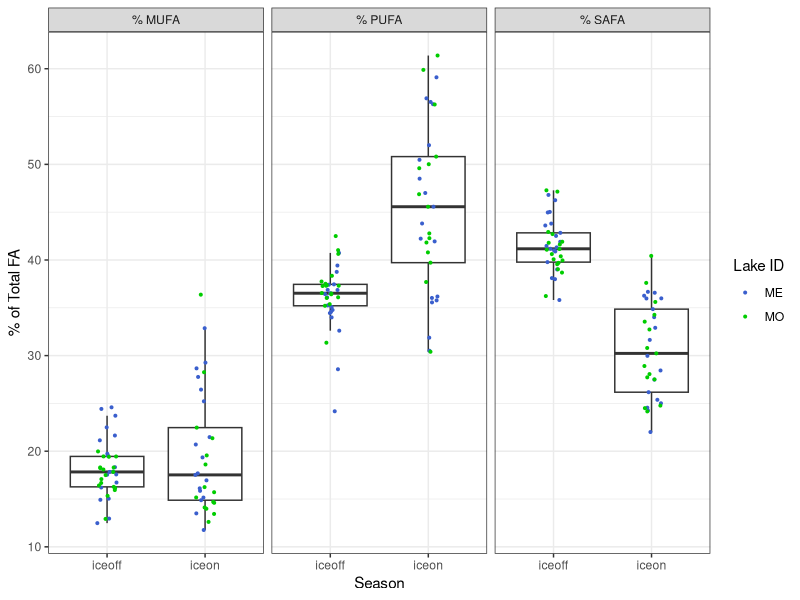
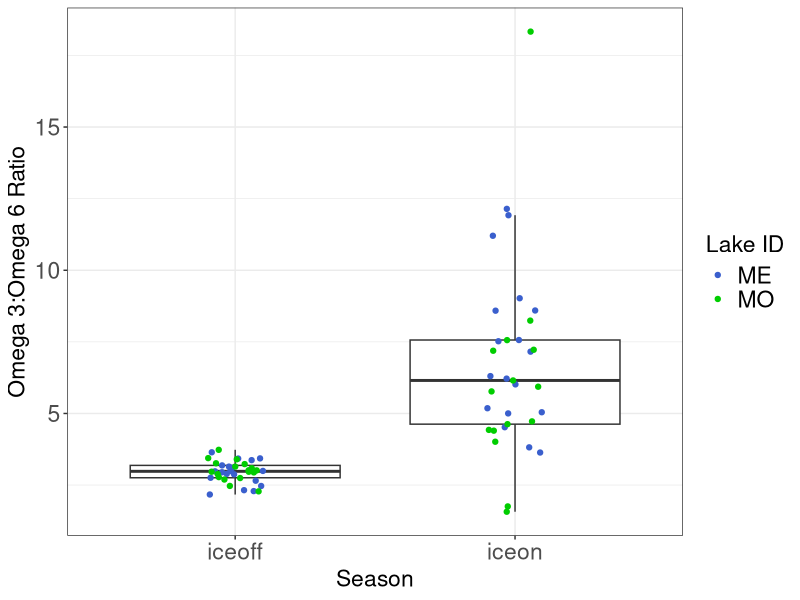
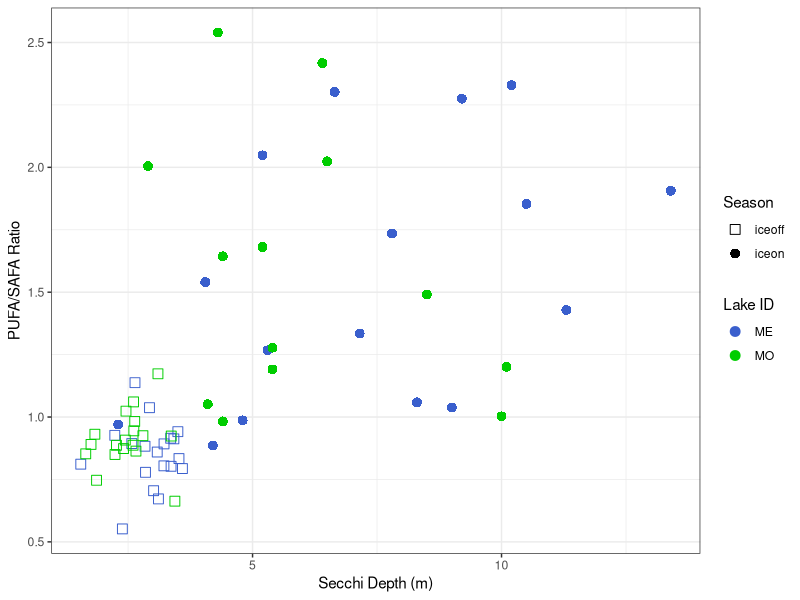

Source code (R) for these figures, in order:
# ============================================================== #
## ========================= OVERVIEW ========================= ##
# ============================================================== #

# Looking at iceon/iceoff community FA profiles
# Only using Lakes Mendota and Monona from LTER,
# as they have equivalent iceon/iceoff paired data
# Using AG PLoS paper FA dataset, with some aggregation/crosswalking
# to match LTER data.

# ============================================================== #
## =================== DATA WRANGLING STEPS =================== ##
# ============================================================== #

# 1) LTER data - read in, format dates, keep only ME/MO
# 2) read in iceon/iceoff data (ecology letters paper)
# 3) tag LTER data with season, keep only iceon/iceoff
# 4) aggregate LTER samples to month (mean taxa biomass by lake/year/month)
# 5) identify genera <5% of any sample - remove these genera
# 6) calculate dry weight (20% of wet weight)
# 7) read in FA PLoS data - keep freshwater, proportion data
# --> 7.5) fix FA/LTER group/division matches (see crosswalk.xlsx)
# 8) aggregate FA to genus and division level profiles
# 9) aggregate biomass to genus level
# 10) tag LTER data with whether has matching division/Group or genus in FA data
# 11) merge LTER with FA data (genus, division, NA matches)
# 12) weight FA data by biomass dry weight / total biomass 
#     (genus-level FA, independent of biomass)
# 13) aggregated weighted to community level 
# 14) plotted MUFA/PUFA/SAFA by Lake & Season; plotted Omega3:6 by Lake & Season
# 15) read in FA Secchi data and plot PUFA/SAFA ~ Secchi



# ============================================================== #
## ====================== SCRIPT BEGINS ======================= ##
# ============================================================== #

#load packages
library(dplyr)
library(reshape2)
library(tidyr)
library(lubridate)
library(vegan)
library(RColorBrewer)
library(ggplot2)

# ============================================================================
# ----> read in LTER phyto data

#read in, format dates so can stack ok 

madison <- read.csv("../Data/ntl88_v7.csv", stringsAsFactors = FALSE) %>%
  mutate(date = as.Date(sampledate, format = "%m/%d/%Y")) %>%
  select(-sampledate)

#only madison lakes have matching iceon/iceoff data
lter_lakes <- madison %>%
  filter(lakeid %in% c("MO", "ME"))

#keep only necessary files
lter_lakes <- lter_lakes %>%
  mutate(month = month(date),
         year = year(date)) %>%
  select(lakeid, year, month, date, sta, depth_range,
         division, genus, taxa_name, biomass_conc)

#=============================================================================
# ----> read in under ice data, for ice on/off timing
seasons_orig <- read.csv("../Data/under_ice_data.csv", stringsAsFactors = FALSE)

#keep only wisconsin, cols of interest, make start and end full dates
seasons_wisc <- seasons_orig %>%
  filter(lakeregloc == "Wisconsin") %>%
  select(year, season, lakename, lakeregloc,
         startday, startmonth, startyear,
         endday, endmonth, endyear) %>% #,
  #iceduration, periodn, photicdepth,
  #icedepth, snowdepth, airtemp) %>%
  mutate(startmonum = match(startmonth, month.abb),
         endmonum = match(endmonth, month.abb)) %>%
  mutate(startdate = paste(startyear, startmonum, startday, sep = "-"),
         enddate = paste(endyear, endmonum, endday, sep = "-"))

#unique(seasons_wisc$lakename)
#unique(lter_lakes$lakeid) %>% sort()

#make lakeid to match
seasons_lakes <- seasons_wisc %>%
  mutate(lakeid = ifelse(lakename == "Lake Mendota", "ME", NA),
         lakeid = ifelse(lakename == "Lake Monona", "MO", lakeid)) %>%
  select(season, lakeid, year, startdate, enddate) %>%
  filter(lakeid %in% c("ME", "MO"))

# Note: we are losing the 2014/2015/2016 data by using this to subset
# we may want to go back to raw LTER ice data to get 2014/2015/2016 iceon/iceoff dates

#=============================================================================
# ----> LTER ice duration data (for seasons)

#this gets the ice, but we don't have the summer stratified period
#(which is problematic...)

#read in LTER ice duration data
duration <- read.csv("../Data/ntl33_v4.csv", stringsAsFactors = FALSE)

#look like what we need
head(duration)

#keep only relevant info
duration_relevant <- duration %>%
  #only interested in Mendota, Monona
  filter(lakeid %in% c("ME", "MO")) %>%
  #can narrow down year range
  filter(year4 >= 1990)

#not sure what to do about this

#=============================================================================
# ----> tag data with season

lter_dates_only <- lter_lakes %>%
  select(lakeid, year, date) %>%
  unique() %>%
  rename(sample_year = year) %>%
  arrange(lakeid, sample_year)

#make seasons wide format to can have column "start", "sample", and "end" dates
seasons_lakes_wide <- seasons_lakes %>%
  melt(id.vars = c("lakeid", "year", "season"),
       variable.name = "category", value.name = "date") %>%
  mutate(seasons_category = paste(season, category, sep = "_")) %>%
  select(-season, -category) %>%
  dcast(lakeid + year ~ seasons_category, value.var = "date") %>%
  rename(winter_yr = year) %>%
  select(lakeid, winter_yr, iceon_startdate, iceon_enddate, iceoff_startdate, iceoff_enddate)

#we're only interested in iceon/iceoff
#(looking at ice vs stratified patterns in FA)

lter_seasons_pre <- merge(lter_dates_only, seasons_lakes_wide,
                      by = c("lakeid"), all.x = TRUE) %>%
  #tag seasons with iceon/iceoff (NA if not fall within start/end dates)
  mutate(season = ifelse(date >= iceon_startdate & date <= iceon_enddate, "iceon", NA),
         season = ifelse(date >= iceoff_startdate & date <= iceoff_enddate, "iceoff", season)) %>%
  #keep only samples that fall within iceon or iceoff
  filter(!is.na(season))

#merge back to full lter data
lter_seasons <- lter_seasons_pre %>%
  #group things by *winter* year
  select(lakeid, date, winter_yr, season) %>%
  merge(lter_lakes, by = c("lakeid", "date")) %>%
  select(-year)

#=============================================================================
# ----> aggregate samples to month

#aggregate to month within *winter* year and lake (ignore station and depth for now)
#since ignoring "other" seasons, shouldn't have issue of sample dates across seasons

#using mean since some dates have multiple samples per month, while others have one or none
#using averages to account for multiple within-month samples, make comparable

lter_month <- lter_seasons %>%
  #monthly taxa mean biomass (across stations and depth)
  group_by(lakeid, winter_yr, season, month, division, genus, taxa_name) %>%
  summarize(biomass_ww_m = mean(biomass_conc, na.rm = TRUE)) %>%
  as.data.frame()

#check out number of years
# lter_month %>% 
#   select(lakeid, winter_yr, season) %>% 
#   group_by(lakeid, season) %>% 
#   summarize(n = n_distinct(winter_yr))


#========================================================================
# ----> identify <5% of samples

#identify contributors (genus-level) <5% of any sample any date (within lake)
#use wet weight (shouldn't matter)

#find contributions to biomass, in terms of %
lter_contribs <- lter_month %>%
  #for each lake/year/month, find total biomass
  group_by(lakeid, winter_yr, month) %>%
  mutate(total_bm = sum(biomass_ww_m)) %>%
  ungroup() %>%
  #for lake/date, find genus biomass
  group_by(lakeid, winter_yr, month, genus) %>%
  mutate(genus_bm = sum(biomass_ww_m)) %>%
  as.data.frame() %>%
  select(-taxa_name, -biomass_ww_m) %>%
  #find percent genus biomass of total biomass
  mutate(perc_genus_bm = genus_bm / total_bm * 100) %>%
  ungroup()

#find genera that are ever over 5% of a sample BY LAKE
lter_high_contrib <- lter_contribs %>%
  filter(perc_genus_bm >= 0.05)

lter_high_contrib_genera <- lter_high_contrib %>%
  select(lakeid, genus) %>%
  unique() %>%
  arrange(lakeid, genus) %>%
  mutate(high_p = "present")

#find genera that are NOT ever over 5% of a sample
lter_low_contrib <- lter_contribs %>%
  filter(perc_genus_bm < 0.05)

lter_low_contrib_genera <- lter_low_contrib %>%
  select(lakeid, genus) %>%
  unique() %>%
  arrange(lakeid, genus) %>%
  mutate(low_p = "present")

#merge, keep ones that are present in low and not in high
#(i.e., those that are never >=5% of a sample)
lter_remove_5 <- merge(lter_high_contrib_genera, lter_low_contrib_genera,
                       by = c("lakeid", "genus"), all = TRUE) %>%
  #these are ones that are never >=5% of a lake sample
  filter(low_p == "present" & is.na(high_p))


#========================================================================
# ----> LTER after removals of low contributors

#by lake/date - total genus biomass AFTER remove low contribs
lter_after_remove <- lter_month %>%
  #remove low contributors by lake and genus
  filter( !( (lakeid %in% lter_remove_5$lakeid) & (genus %in% lter_remove_5$genus) ) )

#add a dry weight biomass column
lter_use <- lter_after_remove %>%
  mutate(biomass_dw = 0.20 * biomass_ww_m)


#========================================================================
# ----> read in fatty acid profiles

# read in PLoS fatty acid dataset
fa <- read.csv("../Data/PLoS_supp/S1_Dataset.csv", stringsAsFactors = FALSE)

#only want freshwater
#fa %>% group_by(Salinity) %>% summarize(n = length(Salinity))
fa_fresh <- filter(fa, Salinity == 0)

#want only proportion data
fa_fresh_prop <- filter(fa_fresh, Data == "prop")

#for now, we don't care about the experimental info
fa_fresh_prop_small <- fa_fresh_prop %>%
  select(Group, Class, Order, Genus, species,
         sumSAFA, sumMUFA, sumPUFA,
         c18.2w6, c18.3w6, c18.3w3,
         c18.4w3, c18.5w3,
         c20.4w6, c20.5w3, c22.6w3)

#========================================================================
# ----> fix FA/LTER group/division matches

#existing matches: Chlorophyta, Cryptophyta, Rhodophyta

#make match at group/division level:
#   Cyanobacteria (FA) = Cyanophyta (LTER)
#   Dinophyta (FA) = Pyrrhophyta (LTER)
#   Euglenozoa (FA) = Euglenophyta (LTER)

#match division to non-group
#   Chrysophyta (LTER) = class Chrysophyceae (FA)
#   Xanthophyta (LTER) = class Xanthophyceae (FA)
#   Haptophyta (LTER) = genus Chromulina (FA)
#   Bacillariophyta (LTER) = average of classes
#                 Bacillariophyceae, Fragilariophyceae, Coscinodiscophyceae (FA)
#       [Bacillariophyta is multiple classes - for these 3 classes, find average FA profile]

fa_fix <- fa_fresh_prop_small %>%
  #first, match at group level
  mutate(GroupDiv = ifelse(Group == "Cyanobacteria", "Cyanophyta", Group),
         GroupDiv = ifelse(Group == "Dinophyta", "Pyrrhophyta", GroupDiv),
         GroupDiv = ifelse(Group == "Euglenozoa", "Euglenophyta", GroupDiv),
         #match at single class level
         GroupDiv = ifelse(Class == "Chrysophyceae", "Chrysophyta", GroupDiv),
         GroupDiv = ifelse(Class == "Xanthophyceae", "Xanthophyta", GroupDiv),
         #match at genus level
         GroupDiv = ifelse(Genus == "Chromulina", "Haptophyta", GroupDiv),
         #Bacillariophyta is multiple classes
         GroupDiv = ifelse(Class %in% c("Bacillariophyceae", "Fragilariophyceae", "Coscinodiscophyceae"),
                           "Bacillariophyta", GroupDiv))

# fa_fix %>% select(Group, GroupDiv) %>% unique()
# fa_fix %>% filter(GroupDiv %in% c("Bacillariophyta", "Xanthophyta")) %>% select(Group, Class, GroupDiv) %>% unique()
# fa_fix %>% filter(GroupDiv == "Haptophyta") %>% select(Group, Class, Genus, GroupDiv) %>% unique()
# #yes, works as it should


#========================================================================
# ----> tag LTER data with whether matching genus/division in FA data

lter_fa_tag <- lter_use %>%
  #tag at which level it matches
  #not that groupdiv level is a combination of groups/classes/genus
  mutate(cat = ifelse(division %in% fa_fix$GroupDiv, "groupdiv", NA)) %>%
  mutate(cat = ifelse(genus %in% fa_fix$Genus, "genus", cat))

tags <- lter_fa_tag %>% select(division, genus, cat) %>% unique()

# unique(fa_fix$GroupDiv) %>% sort()
# unique(lter_use$division) %>% sort()


#========================================================================
# ----> find FA genus and division-level profiles

#within genus, what's the average FA profile
fa_genus <- fa_fix %>%
  group_by(GroupDiv, Genus) %>%
  summarize(gen_avg_sumSAFA = mean(sumSAFA),
            gen_avg_sumMUFA = mean(sumMUFA),
            gen_avg_sumPUFA = mean(sumPUFA),
            gen_avg_c18.2w6 = mean(c18.2w6),
            gen_avg_c18.3w6 = mean(c18.3w6),
            gen_avg_c18.3w3 = mean(c18.3w3),
            gen_avg_c18.4w3 = mean(c18.4w3),
            gen_avg_c18.5w3 = mean(c18.5w3),
            gen_avg_c20.4w6 = mean(c20.4w6),
            gen_avg_c20.5w3 = mean(c20.5w3),
            gen_avg_c22.6w3 = mean(c22.6w3)) %>%
  as.data.frame()

#within group/div (FA/LTER fixed croswalk), what's the average FA profile
fa_groupdiv <- fa_fix %>%
  group_by(GroupDiv) %>%
  summarize(grpdiv_avg_sumSAFA = mean(sumSAFA),
            grpdiv_avg_sumMUFA = mean(sumMUFA),
            grpdiv_avg_sumPUFA = mean(sumPUFA),
            grpdiv_avg_c18.2w6 = mean(c18.2w6),
            grpdiv_avg_c18.3w6 = mean(c18.3w6),
            grpdiv_avg_c18.3w3 = mean(c18.3w3),
            grpdiv_avg_c18.4w3 = mean(c18.4w3),
            grpdiv_avg_c18.5w3 = mean(c18.5w3),
            grpdiv_avg_c20.4w6 = mean(c20.4w6),
            grpdiv_avg_c20.5w3 = mean(c20.5w3),
            grpdiv_avg_c22.6w3 = mean(c22.6w3)) %>%
  as.data.frame()


#========================================================================
# ----> aggregate biomass to GENUS
# when missing genus, stick with GENUS biomass but sub in DIVISION fatty acid profile

#aggregate biomass to genus
lter_level_bm <- lter_use %>%
  group_by(lakeid, winter_yr, season, month, division, genus) %>%
  summarize(bm_ww_g = sum(biomass_ww_m, na.rm = TRUE),
         bm_drw_g = sum(biomass_dw, na.rm = TRUE)) %>%
  as.data.frame()

#merge with tag info
lter_level_bm_tag <- merge(lter_level_bm, tags, by = c("division", "genus"), all = TRUE)

# lter_level_bm_tag %>%
#   select(division, genus, cat) %>%
#   unique() %>%
#   group_by(cat) %>%
#   summarize(n = length(cat)) %>%
#   as.data.frame()

#        cat  n
# 1    genus 35
# 2 groupdiv 95
# 3     <NA>  1

#========================================================================
# ----> merge with FA profiles

# --> genus level FA - matches genus-level biomass
# merges GENUS level biomass with GENUS level FA profiles
tags_fa_genus <- lter_level_bm_tag %>%
  #only looking at genus-level matches
  filter(cat == "genus") %>%
  #rename for downstream stacking
  rename(biomass_wet_weight = bm_ww_g,
         biomass_dry_weight = bm_drw_g) %>%
  #merge with FA genus level data
  merge(fa_genus,
        by.x = "genus", by.y = "Genus",
        all.x = TRUE) %>%
  #organize columns
  select(GroupDiv, genus, cat, lakeid, winter_yr, month, season,
         biomass_wet_weight, biomass_dry_weight,
         gen_avg_sumSAFA,
         gen_avg_sumMUFA,
         gen_avg_sumPUFA,
         gen_avg_c18.2w6,
         gen_avg_c18.3w6,
         gen_avg_c18.3w3,
         gen_avg_c18.4w3,
         gen_avg_c18.5w3,
         gen_avg_c20.4w6,
         gen_avg_c20.5w3,
         gen_avg_c22.6w3)

#remove labels in headers
names(tags_fa_genus) <- gsub("gen_avg_", "", names(tags_fa_genus))

# --> division level FA - matches division level biomass
# merges GENUS level biomass with DIVISION level FA profiles
# (missing genera in FA get division level FA)
tags_fa_groupdiv <- lter_level_bm_tag %>%
  #keep only those matching at groupdiv level
  filter(cat == "groupdiv") %>%
  #rename for downstream stacking
  rename(biomass_wet_weight = bm_ww_g,
         biomass_dry_weight = bm_drw_g) %>%
  #merge with FA division/group level data
  #merge with FA genus level data
  merge(fa_groupdiv,
        by.x = "division", by.y = "GroupDiv",
        all.x = TRUE) %>%
  rename(GroupDiv = division) %>%
  #organize columns
  select(GroupDiv, genus, cat, lakeid, winter_yr, month, season,
         biomass_wet_weight, biomass_dry_weight,
         grpdiv_avg_sumSAFA,
         grpdiv_avg_sumMUFA,
         grpdiv_avg_sumPUFA,
         grpdiv_avg_c18.2w6,
         grpdiv_avg_c18.3w6,
         grpdiv_avg_c18.3w3,
         grpdiv_avg_c18.4w3,
         grpdiv_avg_c18.5w3,
         grpdiv_avg_c20.4w6,
         grpdiv_avg_c20.5w3,
         grpdiv_avg_c22.6w3)

#remove labels in headers
names(tags_fa_groupdiv) <- gsub("grpdiv_avg_", "", names(tags_fa_groupdiv))

# --> does NOT have associated FA
#leaving biomass at genus level
tags_fa_NA <- lter_level_bm_tag %>%
  filter(is.na(cat)) %>%
  rename(biomass_wet_weight = bm_ww_g,
         biomass_dry_weight = bm_drw_g) %>%
  rename(GroupDiv = division) %>%
  select(GroupDiv, genus, cat, lakeid, winter_yr, month, season,
         biomass_wet_weight, biomass_dry_weight) %>%
  #add NA columns
  mutate(          sumSAFA = NA,
                   sumMUFA = NA,
                   sumPUFA = NA,
                   c18.2w6 = NA,
                   c18.3w6 = NA,
                   c18.3w3 = NA,
                   c18.4w3 = NA,
                   c18.5w3 = NA,
                   c20.4w6 = NA,
                   c20.5w3 = NA,
                   c22.6w3 = NA)

# --> merge together
full_dat <- rbind(tags_fa_genus, tags_fa_groupdiv, tags_fa_NA)


#========================================================================
# ----> weight FA profiles by biomass

# Data == "prop" is FA % of dry weight
# so it's a fatty acid proportion of dry weight (of genus or division, by cat)

# What we want is "what are the average proportions of SAFA, MUFA, PUFA
# present in the community, irrespective of total biomass?"
# (i.e. we know there is higher biomass in summer - the Circus Circus buffet)
# SH: pretty sure that what we want then is:(biomass_dry_weight * sumSAFA)/total dry weight

full_dat_weighted <- full_dat %>%
  #find total dry weight biomass for each *sample point*
  group_by(lakeid, winter_yr, season, month) %>%
  mutate(sample_date_dry_weight_total = sum(biomass_dry_weight)) %>%
  ungroup() %>%
  #weight FA by biomass - per row (genus within sample date)
  #if FA is % dry weight, then FA * dry weight = biomass of that FA
  #here, sample_date_dry_weight_total is community-level biomass
  #FA props are genus-level
  mutate(sumSAFA_prop = (biomass_dry_weight * sumSAFA) / sample_date_dry_weight_total,
         sumMUFA_prop = (biomass_dry_weight * sumMUFA) / sample_date_dry_weight_total,
         sumPUFA_prop = (biomass_dry_weight * sumPUFA) / sample_date_dry_weight_total,
         c18.2w6_prop = (biomass_dry_weight * c18.2w6) / sample_date_dry_weight_total,
         c18.3w6_prop = (biomass_dry_weight * c18.3w6) / sample_date_dry_weight_total,
         c18.3w3_prop = (biomass_dry_weight * c18.3w3) / sample_date_dry_weight_total,
         c18.4w3_prop = (biomass_dry_weight * c18.4w3) / sample_date_dry_weight_total,
         c18.5w3_prop = (biomass_dry_weight * c18.5w3) / sample_date_dry_weight_total,
         c20.4w6_prop = (biomass_dry_weight * c20.4w6) / sample_date_dry_weight_total,
         c20.5w3_prop = (biomass_dry_weight * c20.5w3) / sample_date_dry_weight_total,
         c22.6w3_prop = (biomass_dry_weight * c22.6w3) / sample_date_dry_weight_total) %>%
  as.data.frame()

#filter(full_dat_weighted, lakeid == "MO" & winter_yr == 2002 & month == 8)

#keep only columns of interest
full_dat_weighted_small <- full_dat_weighted %>%
  select(GroupDiv, genus, cat, lakeid, winter_yr, month, season,
         sumSAFA_prop, sumMUFA_prop, sumPUFA_prop,
         c18.2w6_prop, c18.3w6_prop, c18.3w3_prop,
         c18.4w3_prop, c18.5w3_prop,
         c20.4w6_prop, c20.5w3_prop, c22.6w3_prop)

#write to csv
write.csv(full_dat_weighted_small, "../Data/LTER_madison_FA_weighted_groupdiv.csv", row.names = FALSE)

#this is basically saying:
#for each time point, a genus has some proportion FAs
#we want to aggregate to community, then to season

#ADD UP all MUFA/PUFA/SAFA within a community
#to get community-level amount
#I have proved to myself using pen, paper, and basic algebra that this will work

full_dat_weighted_date_FA <- full_dat_weighted_small %>%
  #get community-level FA props for each time point
  group_by(lakeid, winter_yr, month, season) %>%
  summarize(MUFA_perc = sum(sumMUFA_prop, na.rm = TRUE),
            PUFA_perc = sum(sumPUFA_prop, na.rm = TRUE),
            SAFA_perc = sum(sumSAFA_prop, na.rm = TRUE),
            c18.2w6_perc = sum(c18.2w6_prop, na.rm = TRUE),
            c18.3w6_perc = sum(c18.3w6_prop, na.rm = TRUE),
            c18.3w3_perc = sum(c18.3w3_prop, na.rm = TRUE),
            c18.4w3_perc = sum(c18.4w3_prop, na.rm = TRUE),
            c18.5w3_perc = sum(c18.5w3_prop, na.rm = TRUE),
            c20.4w6_perc = sum(c20.4w6_prop, na.rm = TRUE),
            c20.5w3_perc = sum(c20.5w3_prop, na.rm = TRUE),
            c22.6w3_perc = sum(c22.6w3_prop, na.rm = TRUE)) %>%
  as.data.frame()

# summary(full_dat_weighted_date_FA)

# #now aggregate to season - find average MUFA/PUFA/SAFA profile for each season (all years, boths lakes)
# full_dat_weighted_date_FA %>%
#   group_by(season) %>%
#   summarize(MUFA_perc_avg = mean(MUFA_perc),
#             PUFA_perc_avg = mean(PUFA_perc),
#             SAFA_perc_avg = mean(SAFA_perc)) %>%
#   as.data.frame()
# #doesn't quite add up to 100%, more like 95%, but not unexpected since on average

#aggregate to lake/month/year/season
full_dat_weighted_month_season_FA <- full_dat_weighted_date_FA %>%
  #aggregate across months within season, find average FAs
  group_by(lakeid, winter_yr, season, month) %>%
  summarize(MUFA_perc_avg = mean(MUFA_perc, na.rm = TRUE),
            PUFA_perc_avg = mean(PUFA_perc, na.rm = TRUE),
            SAFA_perc_avg = mean(SAFA_perc, na.rm = TRUE),
            c18.2w6_perc_avg = mean(c18.2w6_perc, na.rm = TRUE),
            c18.3w6_perc_avg = mean(c18.3w6_perc, na.rm = TRUE),
            c18.3w3_perc_avg = mean(c18.3w3_perc, na.rm = TRUE),
            c18.4w3_perc_avg = mean(c18.4w3_perc, na.rm = TRUE),
            c18.5w3_perc_avg = mean(c18.5w3_perc, na.rm = TRUE),
            c20.4w6_perc_avg = mean(c20.4w6_perc, na.rm = TRUE),
            c20.5w3_perc_avg = mean(c20.5w3_perc, na.rm = TRUE),
            c22.6w3_perc_avg = mean(c22.6w3_perc, na.rm = TRUE)) %>%
  as.data.frame()

#aggregate to lake/year/season
full_dat_weighted_yr_season_FA <- full_dat_weighted_date_FA %>%
  #aggregate across months within season, find average FAs
  group_by(lakeid, winter_yr, season) %>%
  summarize(MUFA_perc_avg = mean(MUFA_perc, na.rm = TRUE),
            PUFA_perc_avg = mean(PUFA_perc, na.rm = TRUE),
            SAFA_perc_avg = mean(SAFA_perc, na.rm = TRUE),
            c18.2w6_perc_avg = mean(c18.2w6_perc, na.rm = TRUE),
            c18.3w6_perc_avg = mean(c18.3w6_perc, na.rm = TRUE),
            c18.3w3_perc_avg = mean(c18.3w3_perc, na.rm = TRUE),
            c18.4w3_perc_avg = mean(c18.4w3_perc, na.rm = TRUE),
            c18.5w3_perc_avg = mean(c18.5w3_perc, na.rm = TRUE),
            c20.4w6_perc_avg = mean(c20.4w6_perc, na.rm = TRUE),
            c20.5w3_perc_avg = mean(c20.5w3_perc, na.rm = TRUE),
            c22.6w3_perc_avg = mean(c22.6w3_perc, na.rm = TRUE)) %>%
  as.data.frame()
#note: doesn't add up to quite 100% (working with averages)
#also, data only goes to 2013 (may need to adjust iceon/iceoff dates from raw LTER snow/ice data)

summary(full_dat_weighted_yr_season_FA)
#MUFA: 11-36
#PUFA: 24-61
#SAFA: 22-47

#write to csv
write.csv(full_dat_weighted_yr_season_FA, "../Data/LTER_Madison_weighted_year_season_FA.csv", row.names = FALSE)

# ============================================================== #
## ========= END OF DATA WRANGLING - ANALYSIS BEGINS ========== ##
# ============================================================== #

#Note ~ 150 lines of code removed starting here compared with version in LTER_FA_20180217.R

# LTER_Madison_weighted_year_season_FA<-read.csv("../Data/LTER_Madison_weighted_year_season_FA.csv") #this appears to be the same as full_dat_weighted_yr_season_FA


#MRB edits below:

View(full_dat_weighted_yr_season_FA)


#Figure 3:

full_dat_weighted_yr_season_FA_long <- melt(data = full_dat_weighted_yr_season_FA,
                                            measure.vars = c("MUFA_perc_avg",
                                                             "PUFA_perc_avg",
                                                             "SAFA_perc_avg"),
                                            id.vars = c("lakeid","season"))

full_dat_weighted_yr_season_FA_long$variable <- as.character(full_dat_weighted_yr_season_FA_long$variable)
full_dat_weighted_yr_season_FA_long$variable[which(full_dat_weighted_yr_season_FA_long$variable == "MUFA_perc_avg")] <- "% MUFA"
full_dat_weighted_yr_season_FA_long$variable[which(full_dat_weighted_yr_season_FA_long$variable == "PUFA_perc_avg")] <- "% PUFA"
full_dat_weighted_yr_season_FA_long$variable[which(full_dat_weighted_yr_season_FA_long$variable =="SAFA_perc_avg")] <- "% SAFA"

madison_FA <- ggplot(data = full_dat_weighted_yr_season_FA_long, aes(x = season, y = value)) +
  geom_boxplot(outlier.shape = "") +
  geom_jitter(aes(color = lakeid), width = 0.1, size = 0.7) +
 # geom_point(aes(color = lakeid)) +
  facet_wrap(~variable) +
  xlab("Season") + ylab("% of Total FA")  +
  scale_color_manual(name = "Lake ID", values = c("royalblue3", "green3")) +
  theme_bw()


#png(filename = "../Figures/Madison_FA_plot.png",width = 6, height = 6, units = "in", res = 500)
png(filename = "../Figures/Madison_FA_plot.png",
    width = 4, height = 2.5, units = "in", res = 500)
madison_FA
dev.off()


#Figure 4: 

#Taken from old version of script

omegas_chains <- full_dat_weighted_yr_season_FA %>%
  #total omega 3 prop of PUFAs
  mutate(total_omega3 = c18.3w3_perc_avg +
           c18.4w3_perc_avg +
           c18.5w3_perc_avg +
           c20.5w3_perc_avg +
           c22.6w3_perc_avg,
         #total omega 6 prop of PUFAs
         total_omega6 = c18.2w6_perc_avg +
           c18.3w6_perc_avg +
           c20.4w6_perc_avg,
         #total short chain PUFAs (<20 C)
         total_short_chain = c18.2w6_perc_avg +
           c18.3w6_perc_avg +
           c18.3w3_perc_avg +
           c18.4w3_perc_avg +
           c18.5w3_perc_avg,
         #total long chain PUFAs (AG defined as >= 20 C)
         total_long_chain = c20.4w6_perc_avg +
           c20.5w3_perc_avg +
           c22.6w3_perc_avg) %>%
  mutate(omega6_omega3_ratio = total_omega6 / total_omega3,
         #may want just long chain PUFA down the road (%)
         longchainPUFA = (total_long_chain * PUFA_perc_avg) / 100,
         #total long chain is % of PUFAs that are long chain
         #divide by PUFAs prop to get ratio with SAFA
         #(i.e., proportion of ALL FATTY ACIDS that are long chain PUFAs compared to SAFA prop)
         longchainPUFA_SAFA = longchainPUFA / SAFA_perc_avg,
         omega3_omega6_ratio = total_omega3 / total_omega6) #added by MRB on 6/4/18

#plot
#madison_omega_ratio_plot_6.3 <- ggplot(omegas_chains, aes(season, omega6_omega3_ratio)) +
#  geom_boxplot(outlier.shape="") +
#  geom_jitter(aes(color = lakeid), width = 0.1, size=0.6) +
#  ylab("Omega 6:Omega 3 Ratio") + xlab("Season") +
#  scale_color_manual(name = "Lake ID", values = c("royalblue3","green3")) +
#  theme_bw()

madison_omega_ratio_plot_3.6 <- ggplot(omegas_chains, aes(season, omega3_omega6_ratio)) +
  geom_boxplot(outlier.shape = "") +
  geom_jitter(aes(color = lakeid), width = 0.1, size = 1.5) +
  ylab("Omega 3:Omega 6 Ratio") + xlab("Season") +
  scale_color_manual(name = "Lake ID", values = c("royalblue3", "green3")) +
  theme_bw() +
  theme(axis.title.y = element_text(size = rel(1.5)),
        axis.text = element_text(size = rel(1.5)),
        axis.title.x = element_text(size = rel(1.5)),
        legend.text = element_text(size = rel(1.5)),
        legend.title = element_text(size = rel(1.5))) #must be used after theme_bw()


#png(filename = "../Figures/madison_omega_ratio_plot3v6.png",width = 6, height = 6, units = "in", res = 500)
png(filename = "../Figures/madison_omega_ratio_plot_3v6.png", width = 3.75,
    height = 4, units = "in", res = 500)
madison_omega_ratio_plot_3.6
dev.off()


######################
# fa ~ secchi

fa_secchi <- read.csv("../Data/fa_secchi_data.csv", stringsAsFactors = FALSE)
fa_secchi$winter_yr2 <- substr(fa_secchi$winter_yr, 3, 4)
fa_secchi$winter_yr2[which(fa_secchi$season == "iceoff")] <- ""
fa_secchi$fill <- "Y"
fa_secchi$fill[which(fa_secchi$season == "iceoff")] <- "N"
#fa_secchi$shape<-24
#fa_secchi$shape[which(fa_secchi$season=="iceoff")]<-20

#seasonal patterns

#PUFA/SAFA vs SECCHI
fasecchi_MEMO_oneseason_onevalue<-ggplot(fa_secchi, aes(x = mean_secnview, y = (PUFA_perc_avg / SAFA_perc_avg))) +
  geom_point(size=3, aes(shape = season , colour = lakeid)) +
  ylab("PUFA/SAFA Ratio") +
  xlab("Secchi Depth (m)") +
  scale_shape_manual(name = "Season", values = c(0, 16)) +
  scale_color_manual(name = "Lake ID", values = c("royalblue3", "green3")) +
  theme_bw()

png(filename = "../Figures/fasecchi_MEMO_oneseason_onevalue_PUFA-SAFA.png",
    width = 4, height = 3, units = "in", res = 500)
fasecchi_MEMO_oneseason_onevalue
dev.off()

#EPA:ALA VS SECCHI - MM suggested but then said not to use, retaining for now
#fasecchi_MEMO_oneseason_onevalue_20p5_18p3<-ggplot(fa_secchi, aes(x=mean_secnview, y=(c20.5w3_perc_avg/(c18.3w3_perc_avg)))) +
#  geom_point(size=3, aes(shape = season , colour= lakeid)) +
#  ylab("EPA/ALA Ratio") +
#  xlab("Secchi Depth (m)") +
#  scale_shape_manual(name = "Season", values=c(0,16)) +
#  scale_color_manual(name = "Lake ID", values = c("royalblue3","green3")) +
#  theme_bw()

#png(filename = "../Figures/fasecchi_MEMO_oneseason_onevalue_EPA-ALA.png",width = 4, height = 3, units = "in", res = 500)
#fasecchi_MEMO_oneseason_onevalue_20p5_18p3
#dev.off()

#EPA:SDA VS SECCHI - MM suggested but then said not to use, retaining for now
#fasecchi_MEMO_oneseason_onevalue_20p5_18p4<-ggplot(fa_secchi, aes(x=mean_secnview, y=(c20.5w3_perc_avg/(c18.4w3_perc_avg)))) +
#  geom_point(size=3, aes(shape = season , colour= lakeid)) +
#  ylab("EPA/SDA Ratio") +
#  xlab("Secchi Depth (m)") +
#  scale_shape_manual(name = "Season", values=c(0,16)) +
#  scale_color_manual(name = "Lake ID", values = c("royalblue3","green3")) +
#  theme_bw()

#png(filename = "../Figures/fasecchi_MEMO_oneseason_onevalue_EPA-SDA.png",width = 4, height = 3, units = "in", res = 500)
#fasecchi_MEMO_oneseason_onevalue_20p5_18p4
#dev.off()
